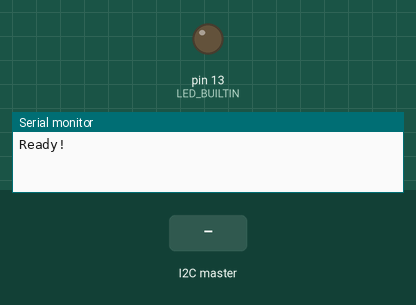
Recording of a program running on a simulated Arduino Nano, built with avr-gcc and run on an emulated ATmega328P. Shown: output pins drawn as LEDs (lit = HIGH), the last lines printed to the serial monitor. The test bench sets the inputs (shaded band).

Above: at 1.2 s.
1.3 s: the I2C master sends the byte 1
At 2.1 s:
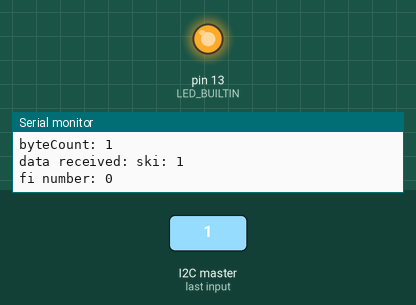
Timing chart, 0 to 4.3 s (numbered marks = the images above; inputs shaded):
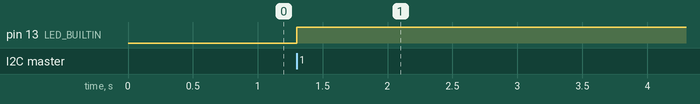

The program:

main.cpp
```cpp
#include <Arduino.h>
#include <Wire.h>

// https://oscarliang.com/raspberry-pi-arduino-connected-i2c/

#define SLAVE_ADDRESS 0x04
int number = 0;
int state = 0;

// callback for sending data
void sendData(){
        Wire.write(number);
}

// callback for received data
void receiveData(int byteCount){

        Serial.print("byteCount: ");
        Serial.println(byteCount);

        int i=0;
        unsigned int fi=0;
        while(Wire.available()) {
                i++;
                number = Wire.read();
                Serial.print("data received: ");
                if(i<=2) {
                        Serial.print("ski: ");
                }
                Serial.println(number);
                if(i==3) {
                        fi = number;
                }else if(i>3) {
                        fi <<= 8;
                        fi+=number;
                }

                if (number == 1) {

                        if (state == 0) {
                                digitalWrite(LED_BUILTIN, HIGH); // set the LED on
                                state = 1;
                        }
                        else{
                                digitalWrite(LED_BUILTIN, LOW); // set the LED off
                                state = 0;
                        }
                }
        }

        Serial.print("fi number: ");
        Serial.println(fi);
}


void setup() {
        pinMode(LED_BUILTIN, OUTPUT);

        Serial.begin(9600); // start serial for output
        // initialize i2c as slave
        Wire.begin(SLAVE_ADDRESS);

        // define callbacks for i2c communication
        Wire.onReceive(receiveData);
        Wire.onRequest(sendData);

        Serial.println("Ready!");
}

void loop() {
        delay(100);
}
```

Measured:
- after the input at 1.3 s, pin 13 (LED_BUILTIN): LOW → HIGH at once
